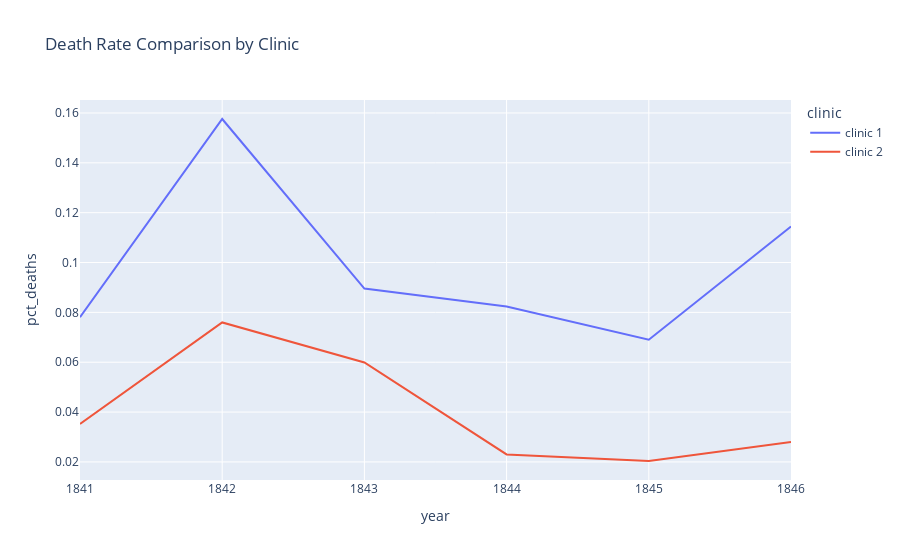

The code cell stored with this chart in its notebook:
### Markdown cell above
### Plotting the Proportion of Yearly Deaths by Clinic

### Code cell
deathrate_line = px.line(df_yearly,
                         x='year',
                         y='pct_deaths',
                         color='clinic',
                         title='Death Rate Comparison by Clinic')

deathrate_line.show()

### Figure 1 — Plotly figure (JSON) as saved in the notebook; plotly's stock layout.template omitted (floating-point values rounded to 4 significant figures)
{"data": [{"hovertemplate": "clinic=clinic 1<br>year=%{x}<br>pct_deaths=%{y}<extra></extra>", "legendgroup": "clinic 1", "line": {"color": "#636efa", "dash": "solid"}, "marker": {"symbol": "circle"}, "mode": "lines", "name": "clinic 1", "orientation": "v", "showlegend": true, "type": "scatter", "x": [1841, 1842, 1843, 1844, 1845, 1846], "xaxis": "x", "y": [0.07806, 0.1576, 0.08954, 0.08236, 0.06901, 0.1145], "yaxis": "y"}, {"hovertemplate": "clinic=clinic 2<br>year=%{x}<br>pct_deaths=%{y}<extra></extra>", "legendgroup": "clinic 2", "line": {"color": "#EF553B", "dash": "solid"}, "marker": {"symbol": "circle"}, "mode": "lines", "name": "clinic 2", "orientation": "v", "showlegend": true, "type": "scatter", "x": [1841, 1842, 1843, 1844, 1845, 1846], "xaxis": "x", "y": [0.03522, 0.07597, 0.05988, 0.023, 0.02036, 0.02797], "yaxis": "y"}], "layout": {"legend": {"title": {"text": "clinic"}, "tracegroupgap": 0}, "title": {"text": "Death Rate Comparison by Clinic"}, "xaxis": {"anchor": "y", "domain": [0, 1], "title": {"text": "year"}}, "yaxis": {"anchor": "x", "domain": [0, 1], "title": {"text": "pct_deaths"}}}}
